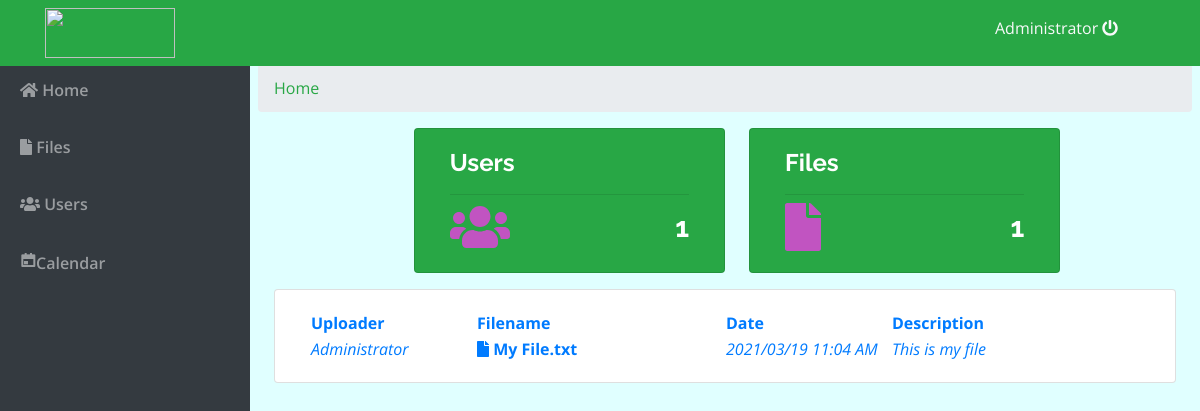
The page / (signed in) on the database its author committed.
### tables this page shows
CREATE TABLE `files` (
  `id` int(11) NOT NULL AUTO_INCREMENT,
  `name` varchar(200) NOT NULL,
  `description` text NOT NULL,
  `user_id` int(30) NOT NULL,
  `folder_id` int(30) NOT NULL,
  `file_type` varchar(50) NOT NULL,
  `file_path` text NOT NULL,
  `is_public` tinyint(1) DEFAULT 0,
  `date_updated` datetime NOT NULL DEFAULT current_timestamp() ON UPDATE current_timestamp(),
  PRIMARY KEY (`id`)
);

CREATE TABLE `users` (
  `id` int(30) NOT NULL AUTO_INCREMENT,
  `name` varchar(200) NOT NULL,
  `username` varchar(100) NOT NULL,
  `password` varchar(200) NOT NULL,
  `type` tinyint(1) NOT NULL DEFAULT 2 COMMENT '1+admin , 2 = users',
  PRIMARY KEY (`id`)
);

### home.php (the view, shortened to what this page needs)
<nav aria-label="breadcrumb ">
  <ol class="breadcrumb">
  <li class="breadcrumb-item text-success">Home</li>
  </ol>
</nav>
<div class="containe-fluid">
	<?php include('db_connect.php') ;
	$files = $conn->query("SELECT f.*,u.name as uname FROM files f inner join users u on u.id = f.user_id where  f.is_public = 1 order by date(f.date_updated) desc");
	?>
	<div class="row">
		<div class="col-lg-12">
			<div class="card col-md-4 offset-2 bg-success float-left">
				<div class="card-body text-white">
					<h4><b>Users</b></h4>
					<hr>
					<span class="card-icon"><i class="fa fa-users"></i></span>
					<h3 class="text-right"><b><?php echo $conn->query('SELECT * FROM users')->num_rows ?></b></h3>
				</div>
			</div>
			<div class="card col-md-4 offset-2 bg-success ml-4 float-left">
				<div class="card-body text-white">
					<h4><b>Files</b></h4>
					<hr>
					<span class="card-icon"><i class="fa fa-file"></i></span>
					<h3 class="text-right"><b><?php echo $conn->query('SELECT * FROM files')->num_rows ?></b></h3>
				</div>
			</div>
		</div>
	</div>
	<div class="row mt-3 ml-3 mr-3">
			<div class="card col-md-12">
				<div class="card-body">
					<table width="100%">
						<tr>
							<th width="20%" class="">Uploader</th>
							<th width="30%" class="">Filename</th>
							<th width="20%" class="">Date</th>
							<th width="30%" class="">Description</th>
						</tr>
						<?php
					while($row=$files->fetch_assoc()):
						$name = explode(' ||',$row['name']);
						$name = isset($name[1]) ? $name[0] ." (".$name[1].").".$row['file_type'] : $name[0] .".".$row['file_type'];
						$icon ='fa-file';
					?>
						<tr class='file-item' data-id="<?php echo $row['id'] ?>" data-name="<?php echo $name ?>">
							<td><i><?php echo ucwords($row['uname']) ?></i></td>
							<td><large><span><i class="fa <?php echo $icon ?>"></i></span><b> <?php echo $name ?></b></large>
							</td>
							<td><i><?php echo date('Y/m/d h:i A',strtotime($row['date_updated'])) ?></i></td>
							<td><i><?php echo $row['description'] ?></i></td>
						</tr>
					<?php endwhile; ?>
					</table>
				</div>
			</div>
		</div>
	</div>

### index.php (shortened to what this page needs)
<!DOCTYPE html>
<html lang="en">
<head>
<?php
 include('./header.php');
 ?>
</head>
<body>
	<?php include 'topbar.php' ?>
	<?php include 'navbar.php' ?>
  <main id="view-panel" >
      <?php $page = isset($_GET['page']) ? $_GET['page'] :'home'; ?>
  	<?php include $page.'.php' ?>
  </main>
</body>
</html>

### header.php (shortened to what this page needs)
  <link rel="stylesheet" href="assets/font-awesome/css/all.min.css">
<link href="assets/vendor/bootstrap/css/bootstrap.min.css" rel="stylesheet">
<link href="assets/vendor/icofont/icofont.min.css" rel="stylesheet">
<link href="assets/vendor/boxicons/css/boxicons.min.css" rel="stylesheet">
<link href="assets/vendor/venobox/venobox.css" rel="stylesheet">
<link href="assets/vendor/animate.css/animate.min.css" rel="stylesheet">
<link href="assets/vendor/remixicon/remixicon.css" rel="stylesheet">
<link href="assets/vendor/owl.carousel/assets/owl.carousel.min.css" rel="stylesheet">
<link href="assets/vendor/bootstrap-datepicker/css/bootstrap-datepicker.min.css" rel="stylesheet">
<link href="assets/DataTables/datatables.min.css" rel="stylesheet">
<link href="assets/css/style.css" rel="stylesheet">
<link type="text/css" rel="stylesheet" href="assets/css/jquery-te-1.4.0.css">

### topbar.php (shortened to what this page needs)
<nav class="navbar navbar-dark bg-success fixed-top " style="padding: 0px;">
  <div class="container-fluid mt-2 mb-2">
  	<div class="col-lg-12">
  		<div class="col-md-1 float-left" style="display: flex;">
  			<img width="130px" src="assets/UPBAR.png " height="50px" >
  		</div>
	  	<div class="col-md-2 mt-2 float-right">
	  		<a class="text-light" href="ajax.php?action=logout"><?php echo $_SESSION['login_name'] ?> <i class="fa fa-power-off"></i></a>
	    </div>
    </div>
  </div>
</nav>

### navbar.php (shortened to what this page needs)
<nav id="sidebar" class='mx-lt-6 bg-dark' >
		<div class="sidebar-list">
				<a href="index.php?page=home" class="nav-item nav-home"><span class='icon-field'><i class="fa fa-home"></i></span> Home</a>
				<a href="index.php?page=files" class="nav-item nav-files"><span class='icon-field'><i class="fa fa-file"></i></span> Files</a>
				<?php if($_SESSION['login_type'] == 1): ?>
				<a href="index.php?page=users" class="nav-item nav-users"><span class='icon-field'><i class="fa fa-users"></i></span> Users</a>
				<a href="index.php?page=calendar" class="nav-item nav-users"><span class='icon-field'><i class="ri-calendar-event-fill"></i></span>Calendar</a>
			<?php endif; ?>
		</div>
</nav>

### assets/css/style.css (style rules this page uses)
body { font-family: "Open Sans", sans-serif; color: #007bff; width: 100%; height: calc(100%); }
a { color: #1977cc; }
h1, h2, h3, h4, h5, h6 { font-family: "Raleway", sans-serif; }
nav#sidebar { height: calc(100%); position: fixed; z-index: 99; left: 0; width: 250px; }
a.nav-item { position: relative; display: block; padding: .75rem 1.25rem; margin-top: 10px; margin-bottom: -1px; color: rgba(255, 255, 255, 0.5); font-weight: 600; }
main#view-panel { margin-left: 250px; width:calc(100% - 250px); margin-top: 3.5rem; padding: .5em }

### index.php (style rules this page uses)
body { background: #E0FFFF; }

### home.php (style rules this page uses)
span.card-icon { position: absolute; font-size: 3em; bottom: .2em; color: #C154C1; }
.file-item { cursor: pointer; }

### rows shown on the page
files: user.name "Administrator", name "My File.txt", date_updated "2021/03/19 11:04 AM", description "This is my file"

### other values the page prints
$_SESSION['login_name'] "Administrator"
$conn->query('SELECT * FROM users')->num_rows "1"
$conn->query('SELECT * FROM files')->num_rows "1"
